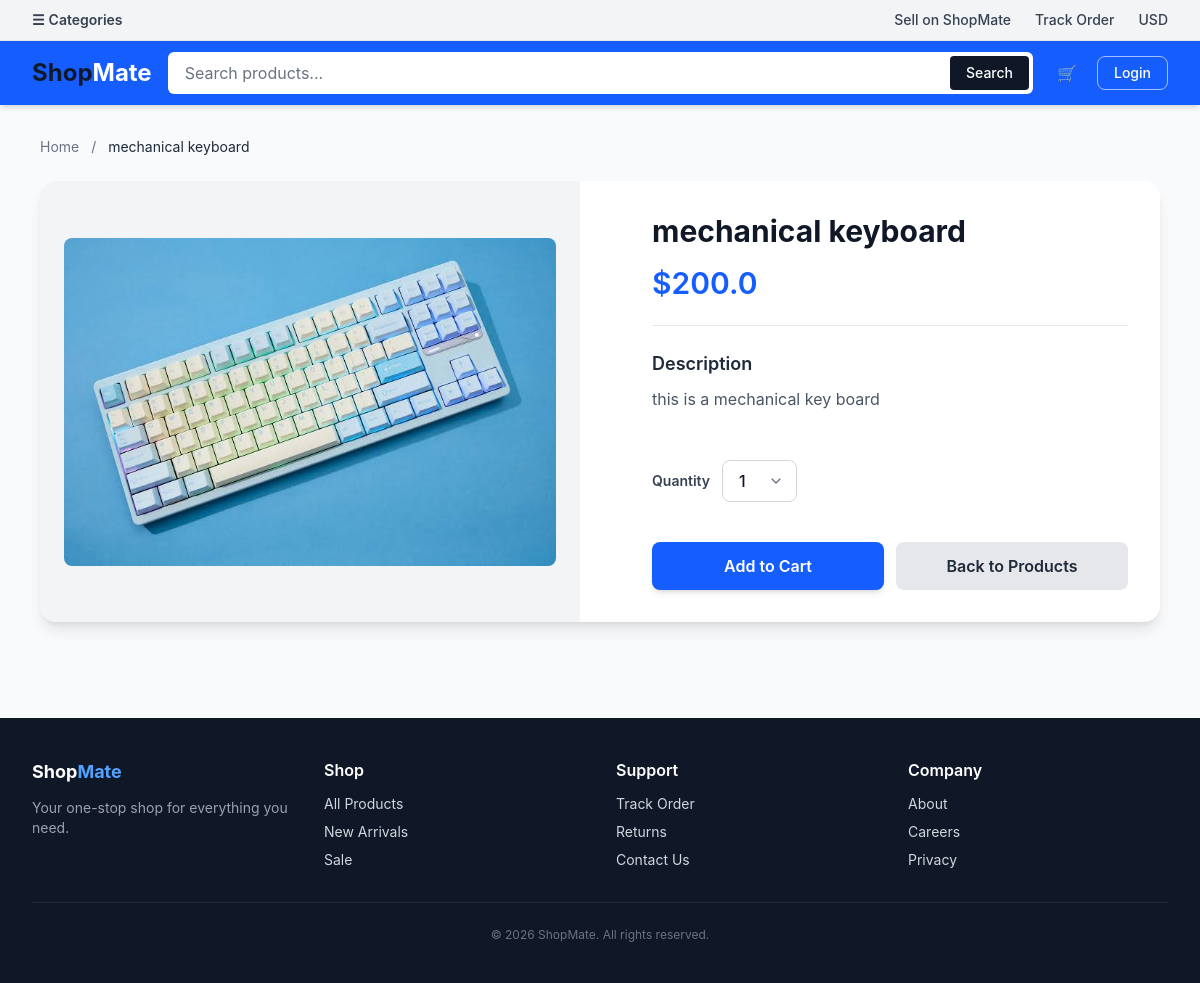
Screenshot of /ecom/mech-key with the database file from the repository.
### ecom/models.py (models this page shows, shortened)
class Product(models.Model):
    name = models.CharField(max_length=200)
    price = models.FloatField()
    description = models.TextField()
    image = models.ImageField(upload_to='Ecom/images')
    slug = models.SlugField(unique=True, blank=True)
    stock = models.IntegerField()
    active = models.BooleanField()

### ecom/views.py (the view)
# urls.py: path('<slug:slug>',views.detail,name='detail'),
def detail (request, slug):
    product = Product.objects.get(slug=slug)
    context = {'product':product}
    return  render(request, "ecom/detail.html", context)

### cart/cart.py (called while the page is built)
    def __len__(self):
        return sum(int(item['qty']) for item in self.cart.values())

### cart/context_processors.py (called while the page is built)
def cart_context(request):
    return {'cart': Cart(request)}

### ecom/templates/ecom/detail.html (shortened to what this page needs)
{% extends 'ecom/base.html' %}
{% load static %}
{% block body %}
<div class="product-detail">
    <nav class="product-detail__breadcrumb">
        <a href="{% url 'index' %}">Home</a>
        <span class="product-detail__breadcrumb-separator">/</span>
        <span class="product-detail__breadcrumb-current">{{ product.name }}</span>
    </nav>
    <div class="product-detail__card">
        <div class="product-detail__image-wrapper">
            {% if product.image %}
                <img src="{{ product.image.url }}"
                     alt="{{ product.name }}"
                     class="product-detail__image">
            {% endif %}
        </div>
        <div class="product-detail__info">
            <div>
                <h1 class="product-detail__name">{{ product.name }}</h1>
                <p class="product-detail__price">${{ product.price }}</p>
                <hr class="product-detail__divider">
                <h2 class="product-detail__section-title">Description</h2>
                <p class="product-detail__description">
                    {{ product.description|default:"No description available for this product." }}
                </p>
            </div>
            <div class="product-detail__actions-wrapper">
                <div class="product-detail__quantity">
                    <label for="quantity" class="product-detail__quantity-label">
                        Quantity
                    </label>
                    <select id="quantity"
                            name="quantity"
                            class="product-detail__quantity-select">
                        <option value="1">1</option>
                    </select>
                </div>
                <div class="product-detail__actions">
                    <button class="btn-primary flex-1" onclick="addToCart({{ product.id }})" data-product-id="{{ product.id }}" type="button">
                        Add to Cart
                    </button>
                    <a href="{% url 'ecom:index' %}" class="btn-secondary flex-1">
                        Back to Products
                    </a>
                </div>
            </div>
        </div>
    </div>
</div>
{% endblock %}

### rows the page displays
Product: name "mechanical keyboard", image (picture), price "200.0", description "this is a mechanical key board"
